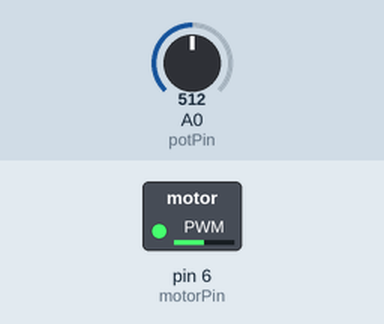
A sketch run on a simulated Arduino Uno, built with avr-gcc and run on an emulated ATmega328P. Parts: switched loads named in the sketch (green lamp = pin HIGH). Inputs (shaded band) come from the test bench; at power-on: A0 (potPin) = 512.

Above: at 1.2 s.
1.3 s: A0 (potPin) set to 716
At 1.8 s:
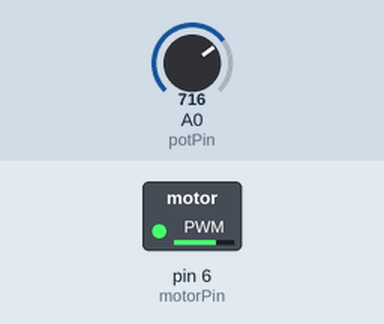
2.8 s: A0 (potPin) set to 900
At 4.0 s:
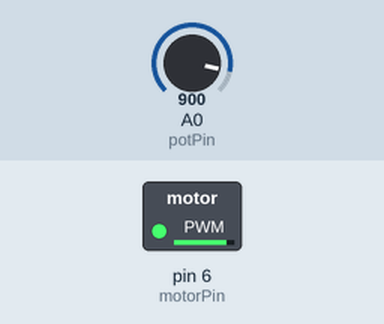
4.3 s: A0 (potPin) set to 122
At 5.3 s:
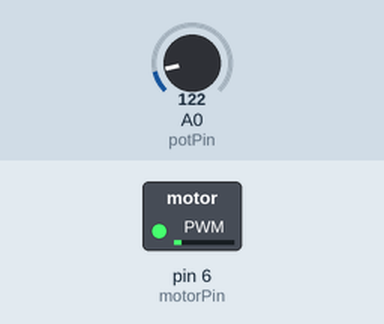
5.8 s: A0 (potPin) set to 0
At 6.5 s:
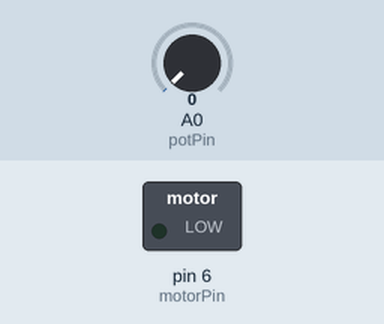
Timing chart, 0 to 8.3 s (numbered marks = the images above; inputs shaded):
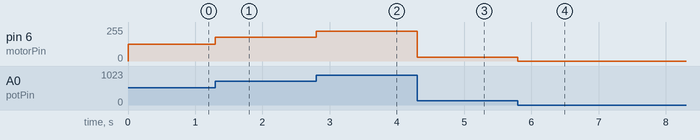

Measured:
- after the input at 1.3 s, pin 6 (motorPin): 127/255 → 177/255 at once
- after the input at 2.8 s, pin 6 (motorPin): 177/255 → 223/255 at once
- after the input at 4.3 s, pin 6 (motorPin): 223/255 → 30/255 at once
- after the input at 5.8 s, pin 6 (motorPin): 30/255 → 0/255 at once

The sketch:

motor02.ino
```cpp
const int motorPin = 6;
const int potPin = A0;
int switchState = 0;
int motorState = 0;

void setup() {
  pinMode(motorPin, OUTPUT);
  pinMode(potPin, INPUT);
}

void loop() {
  switchState = analogRead(potPin);

  motorState = map(switchState, 0, 1023, 0, 254);

  analogWrite(motorPin, motorState);

}
```
